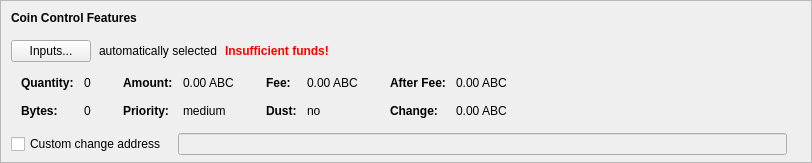
    <widget class="QFrame" name="frameCoinControl">
     <property name="sizePolicy">
      <sizepolicy hsizetype="Expanding" vsizetype="Expanding">
       <horstretch>0</horstretch>
       <verstretch>0</verstretch>
      </sizepolicy>
     </property>
     <property name="maximumSize">
      <size>
       <width>16777215</width>
       <height>16777215</height>
      </size>
     </property>
     <property name="frameShape">
      <enum>QFrame::StyledPanel</enum>
     </property>
     <property name="frameShadow">
      <enum>QFrame::Sunken</enum>
     </property>
     <layout class="QVBoxLayout" name="verticalLayoutCoinControl2">
      <property name="spacing">
       <number>0</number>
      </property>
      <property name="leftMargin">
       <number>0</number>
      </property>
      <property name="topMargin">
       <number>0</number>
      </property>
      <property name="rightMargin">
       <number>0</number>
      </property>
      <property name="bottomMargin">
       <number>6</number>
      </property>
      <item>
       <layout class="QVBoxLayout" name="verticalLayoutCoinControl" stretch="0,0,0,0,1">
        <property name="spacing">
         <number>0</number>
        </property>
        <property name="leftMargin">
         <number>10</number>
        </property>
        <property name="topMargin">
         <number>10</number>
        </property>
        <item>
         <layout class="QHBoxLayout" name="horizontalLayoutCoinControl1">
          <property name="bottomMargin">
           <number>15</number>
          </property>
          <item>
           <widget class="QLabel" name="labelCoinControlFeatures">
            <property name="sizePolicy">
             <sizepolicy hsizetype="Preferred" vsizetype="Maximum">
              <horstretch>0</horstretch>
              <verstretch>0</verstretch>
             </sizepolicy>
            </property>
            <property name="font">
             <font>
              <weight>75</weight>
              <bold>true</bold>
             </font>
            </property>
            <property name="styleSheet">
             <string notr="true">font-weight:bold;</string>
            </property>
            <property name="text">
             <string>Coin Control Features</string>
            </property>
           </widget>
          </item>
         </layout>
        </item>
        <item>
         <layout class="QHBoxLayout" name="horizontalLayoutCoinControl2" stretch="0,0,0,0">
          <property name="spacing">
           <number>8</number>
          </property>
          <property name="bottomMargin">
           <number>10</number>
          </property>
          <item>
           <widget class="QPushButton" name="pushButtonCoinControl">
            <property name="styleSheet">
             <string notr="true"/>
            </property>
            <property name="text">
             <string>Inputs...</string>
            </property>
            <property name="autoDefault">
             <bool>false</bool>
            </property>
           </widget>
          </item>
          <item>
           <widget class="QLabel" name="labelCoinControlAutomaticallySelected">
            <property name="text">
             <string>automatically selected</string>
            </property>
            <property name="margin">
             <number>5</number>
            </property>
           </widget>
          </item>
          <item>
           <widget class="QLabel" name="labelCoinControlInsuffFunds">
            <property name="font">
             <font>
              <weight>75</weight>
              <bold>true</bold>
             </font>
            </property>
            <property name="styleSheet">
             <string notr="true">color:red;font-weight:bold;</string>
            </property>
            <property name="text">
             <string>Insufficient funds!</string>
            </property>
            <property name="margin">
             <number>5</number>
            </property>
           </widget>
          </item>
          <item>
           <spacer name="horizontalSpacerCoinControl">
            <property name="orientation">
             <enum>Qt::Horizontal</enum>
            </property>
            <property name="sizeHint" stdset="0">
             <size>
              <width>40</width>
              <height>1</height>
             </size>
            </property>
           </spacer>
          </item>
         </layout>
        </item>
        <item>
         <widget class="QWidget" name="widgetCoinControl" native="true">
          <property name="sizePolicy">
           <sizepolicy hsizetype="Preferred" vsizetype="Preferred">
            <horstretch>0</horstretch>
            <verstretch>0</verstretch>
           </sizepolicy>
          </property>
          <property name="minimumSize">
           <size>
            <width>0</width>
            <height>0</height>
           </size>
          </property>
          <property name="styleSheet">
           <string notr="true"/>
          </property>
          <layout class="QHBoxLayout" name="horizontalLayoutCoinControl5">
           <property name="leftMargin">
            <number>0</number>
           </property>
           <property name="topMargin">
            <number>0</number>
           </property>
           <property name="rightMargin">
            <number>0</number>
           </property>
           <property name="bottomMargin">
            <number>0</number>
           </property>
           <item>
            <layout class="QHBoxLayout" name="horizontalLayoutCoinControl3" stretch="0,0,0,1">
             <property name="spacing">
              <number>20</number>
             </property>
             <property name="topMargin">
              <number>0</number>
             </property>
             <property name="bottomMargin">
              <number>10</number>
             </property>
             <item>
              <layout class="QFormLayout" name="formLayoutCoinControl1">
               <property name="horizontalSpacing">
                <number>10</number>
               </property>
               <property name="verticalSpacing">
                <number>14</number>
               </property>
               <property name="leftMargin">
                <number>10</number>
               </property>
               <property name="topMargin">
                <number>4</number>
               </property>
               <property name="rightMargin">
                <number>6</number>
               </property>
               <item row="0" column="0">
                <widget class="QLabel" name="labelCoinControlQuantityText">
                 <property name="font">
                  <font>
                   <weight>75</weight>
                   <bold>true</bold>
                  </font>
                 </property>
                 <property name="text">
                  <string>Quantity:</string>
                 </property>
                 <property name="margin">
                  <number>0</number>
                 </property>
                </widget>
               </item>
               <item row="0" column="1">
                <widget class="QLabel" name="labelCoinControlQuantity">
                 <property name="cursor">
                  <cursorShape>IBeamCursor</cursorShape>
                 </property>
                 <property name="contextMenuPolicy">
                  <enum>Qt::ActionsContextMenu</enum>
                 </property>
                 <property name="text">
                  <string notr="true">0</string>
                 </property>
                 <property name="margin">
                  <number>0</number>
                 </property>
                 <property name="textInteractionFlags">
                  <set>Qt::LinksAccessibleByMouse|Qt::TextSelectableByKeyboard|Qt::TextSelectableByMouse</set>
                 </property>
                </widget>
               </item>
               <item row="1" column="0">
                <widget class="QLabel" name="labelCoinControlBytesText">
                 <property name="font">
                  <font>
                   <weight>75</weight>
                   <bold>true</bold>
                  </font>
                 </property>
                 <property name="text">
                  <string>Bytes:</string>
                 </property>
                </widget>
               </item>
               <item row="1" column="1">
                <widget class="QLabel" name="labelCoinControlBytes">
                 <property name="cursor">
                  <cursorShape>IBeamCursor</cursorShape>
                 </property>
                 <property name="contextMenuPolicy">
                  <enum>Qt::ActionsContextMenu</enum>
                 </property>
                 <property name="text">
                  <string notr="true">0</string>
                 </property>
                 <property name="textInteractionFlags">
                  <set>Qt::LinksAccessibleByMouse|Qt::TextSelectableByKeyboard|Qt::TextSelectableByMouse</set>
                 </property>
                </widget>
               </item>
              </layout>
             </item>
             <item>
              <layout class="QFormLayout" name="formLayoutCoinControl2">
               <property name="horizontalSpacing">
                <number>10</number>
               </property>
               <property name="verticalSpacing">
                <number>14</number>
               </property>
               <property name="leftMargin">
                <number>6</number>
               </property>
               <property name="topMargin">
                <number>4</number>
               </property>
               <property name="rightMargin">
                <number>6</number>
               </property>
               <item row="0" column="0">
                <widget class="QLabel" name="labelCoinControlAmountText">
                 <property name="font">
                  <font>
                   <weight>75</weight>
                   <bold>true</bold>
                  </font>
                 </property>
                 <property name="text">
                  <string>Amount:</string>
                 </property>
                 <property name="margin">
                  <number>0</number>
                 </property>
                </widget>
               </item>
               <item row="0" column="1">
                <widget class="QLabel" name="labelCoinControlAmount">
                 <property name="cursor">
                  <cursorShape>IBeamCursor</cursorShape>
                 </property>
                 <property name="contextMenuPolicy">
                  <enum>Qt::ActionsContextMenu</enum>
                 </property>
                 <property name="text">
                  <string notr="true">0.00 ABC</string>
                 </property>
                 <property name="textInteractionFlags">
                  <set>Qt::LinksAccessibleByMouse|Qt::TextSelectableByKeyboard|Qt::TextSelectableByMouse</set>
                 </property>
                </widget>
               </item>
               <item row="1" column="0">
                <widget class="QLabel" name="labelCoinControlPriorityText">
                 <property name="font">
                  <font>
                   <weight>75</weight>
                   <bold>true</bold>
                  </font>
                 </property>
                 <property name="text">
                  <string>Priority:</string>
                 </property>
                </widget>
               </item>
               <item row="1" column="1">
                <widget class="QLabel" name="labelCoinControlPriority">
                 <property name="cursor">
                  <cursorShape>IBeamCursor</cursorShape>
                 </property>
                 <property name="contextMenuPolicy">
                  <enum>Qt::ActionsContextMenu</enum>
                 </property>
                 <property name="text">
                  <string notr="true">medium</string>
                 </property>
                 <property name="textInteractionFlags">
                  <set>Qt::LinksAccessibleByMouse|Qt::TextSelectableByKeyboard|Qt::TextSelectableByMouse</set>
                 </property>
                </widget>
               </item>
              </layout>
             </item>
             <item>
              <layout class="QFormLayout" name="formLayoutCoinControl3">
               <property name="horizontalSpacing">
                <number>10</number>
               </property>
               <property name="verticalSpacing">
                <number>14</number>
               </property>
               <property name="leftMargin">
                <number>6</number>
               </property>
               <property name="topMargin">
                <number>4</number>
               </property>
               <property name="rightMargin">
                <number>6</number>
               </property>
               <item row="0" column="0">
                <widget class="QLabel" name="labelCoinControlFeeText">
                 <property name="font">
                  <font>
                   <weight>75</weight>
                   <bold>true</bold>
                  </font>
                 </property>
                 <property name="text">
                  <string>Fee:</string>
                 </property>
                 <property name="margin">
                  <number>0</number>
                 </property>
                </widget>
               </item>
               <item row="0" column="1">
                <widget class="QLabel" name="labelCoinControlFee">
                 <property name="cursor">
                  <cursorShape>IBeamCursor</cursorShape>
                 </property>
                 <property name="contextMenuPolicy">
                  <enum>Qt::ActionsContextMenu</enum>
                 </property>
                 <property name="text">
                  <string notr="true">0.00 ABC</string>
                 </property>
                 <property name="textInteractionFlags">
                  <set>Qt::LinksAccessibleByMouse|Qt::TextSelectableByKeyboard|Qt::TextSelectableByMouse</set>
                 </property>
                </widget>
               </item>
               <item row="1" column="0">
                <widget class="QLabel" name="labelCoinControlLowOutputText">
                 <property name="font">
                  <font>
                   <weight>75</weight>
                   <bold>true</bold>
                  </font>
                 </property>
                 <property name="text">
                  <string>Dust:</string>
                 </property>
                </widget>
               </item>
               <item row="1" column="1">
                <widget class="QLabel" name="labelCoinControlLowOutput">
                 <property name="cursor">
                  <cursorShape>IBeamCursor</cursorShape>
                 </property>
                 <property name="contextMenuPolicy">
                  <enum>Qt::ActionsContextMenu</enum>
                 </property>
                 <property name="text">
                  <string notr="true">no</string>
                 </property>
                 <property name="textInteractionFlags">
                  <set>Qt::LinksAccessibleByMouse|Qt::TextSelectableByKeyboard|Qt::TextSelectableByMouse</set>
                 </property>
                </widget>
               </item>
              </layout>
             </item>
             <item>
              <layout class="QFormLayout" name="formLayoutCoinControl4">
               <property name="horizontalSpacing">
                <number>10</number>
               </property>
               <property name="verticalSpacing">
                <number>14</number>
               </property>
               <property name="leftMargin">
                <number>6</number>
               </property>
               <property name="topMargin">
                <number>4</number>
               </property>
               <property name="rightMargin">
                <number>6</number>
               </property>
               <item row="0" column="0">
                <widget class="QLabel" name="labelCoinControlAfterFeeText">
                 <property name="font">
                  <font>
                   <weight>75</weight>
                   <bold>true</bold>
                  </font>
                 </property>
                 <property name="text">
                  <string>After Fee:</string>
                 </property>
                 <property name="margin">
                  <number>0</number>
                 </property>
                </widget>
               </item>
               <item row="0" column="1">
                <widget class="QLabel" name="labelCoinControlAfterFee">
                 <property name="cursor">
                  <cursorShape>IBeamCursor</cursorShape>
                 </property>
                 <property name="contextMenuPolicy">
                  <enum>Qt::ActionsContextMenu</enum>
                 </property>
                 <property name="text">
                  <string notr="true">0.00 ABC</string>
                 </property>
                 <property name="textInteractionFlags">
                  <set>Qt::LinksAccessibleByMouse|Qt::TextSelectableByKeyboard|Qt::TextSelectableByMouse</set>
                 </property>
                </widget>
               </item>
               <item row="1" column="0">
                <widget class="QLabel" name="labelCoinControlChangeText">
                 <property name="font">
                  <font>
                   <weight>75</weight>
                   <bold>true</bold>
                  </font>
                 </property>
                 <property name="text">
                  <string>Change:</string>
                 </property>
                </widget>
               </item>
               <item row="1" column="1">
                <widget class="QLabel" name="labelCoinControlChange">
                 <property name="cursor">
                  <cursorShape>IBeamCursor</cursorShape>
                 </property>
                 <property name="contextMenuPolicy">
                  <enum>Qt::ActionsContextMenu</enum>
                 </property>
                 <property name="text">
                  <string notr="true">0.00 ABC</string>
                 </property>
                 <property name="textInteractionFlags">
                  <set>Qt::LinksAccessibleByMouse|Qt::TextSelectableByKeyboard|Qt::TextSelectableByMouse</set>
                 </property>
                </widget>
               </item>
              </layout>
             </item>
            </layout>
           </item>
          </layout>
         </widget>
        </item>
        <item>
         <layout class="QHBoxLayout" name="horizontalLayoutCoinControl4" stretch="0,0,0">
          <property name="spacing">
           <number>12</number>
          </property>
          <property name="sizeConstraint">
           <enum>QLayout::SetDefaultConstraint</enum>
          </property>
          <property name="topMargin">
           <number>5</number>
          </property>
          <property name="rightMargin">
           <number>5</number>
          </property>
          <item>
           <widget class="QCheckBox" name="checkBoxCoinControlChange">
            <property name="toolTip">
             <string>If this is activated, but the change address is empty or invalid, change will be sent to a newly generated address.</string>
            </property>
            <property name="text">
             <string>Custom change address</string>
            </property>
           </widget>
          </item>
          <item>
           <widget class="QValidatedLineEdit" name="lineEditCoinControlChange">
            <property name="enabled">
             <bool>false</bool>
            </property>
            <property name="sizePolicy">
             <sizepolicy hsizetype="Expanding" vsizetype="Fixed">
              <horstretch>0</horstretch>
              <verstretch>0</verstretch>
             </sizepolicy>
            </property>
           </widget>
          </item>
          <item>
           <widget class="QLabel" name="labelCoinControlChangeLabel">
            <property name="sizePolicy">
             <sizepolicy hsizetype="Preferred" vsizetype="Expanding">
              <horstretch>0</horstretch>
              <verstretch>0</verstretch>
             </sizepolicy>
            </property>
            <property name="minimumSize">
             <size>
              <width>0</width>
              <height>0</height>
             </size>
            </property>
            <property name="text">
             <string/>
            </property>
            <property name="margin">
             <number>3</number>
            </property>
           </widget>
          </item>
         </layout>
        </item>
        <item>
         <spacer name="verticalSpacerCoinControl">
          <property name="orientation">
           <enum>Qt::Vertical</enum>
          </property>
          <property name="sizeHint" stdset="0">
           <size>
            <width>800</width>
            <height>1</height>
           </size>
          </property>
         </spacer>
        </item>
       </layout>
      </item>
     </layout>
    </widget>
